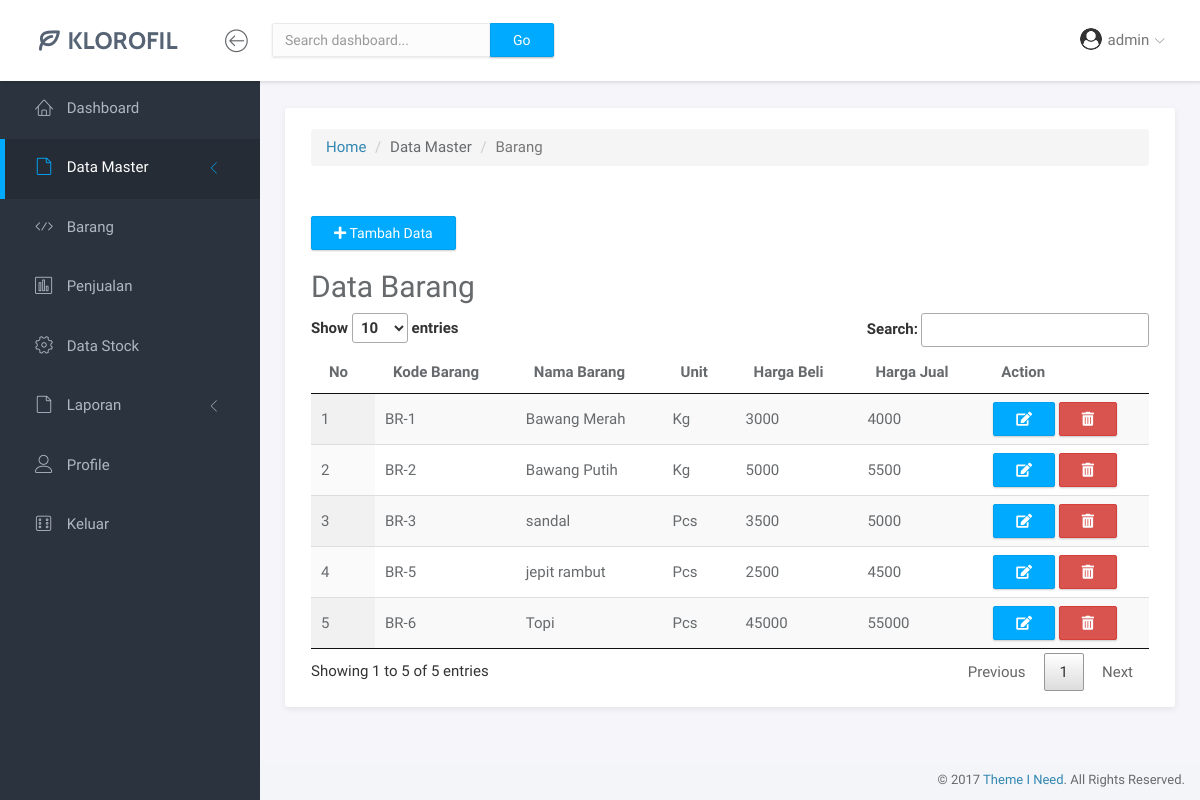
The page /2-Dashboard-BeliBarang.php (signed in) on the database as committed earlier.
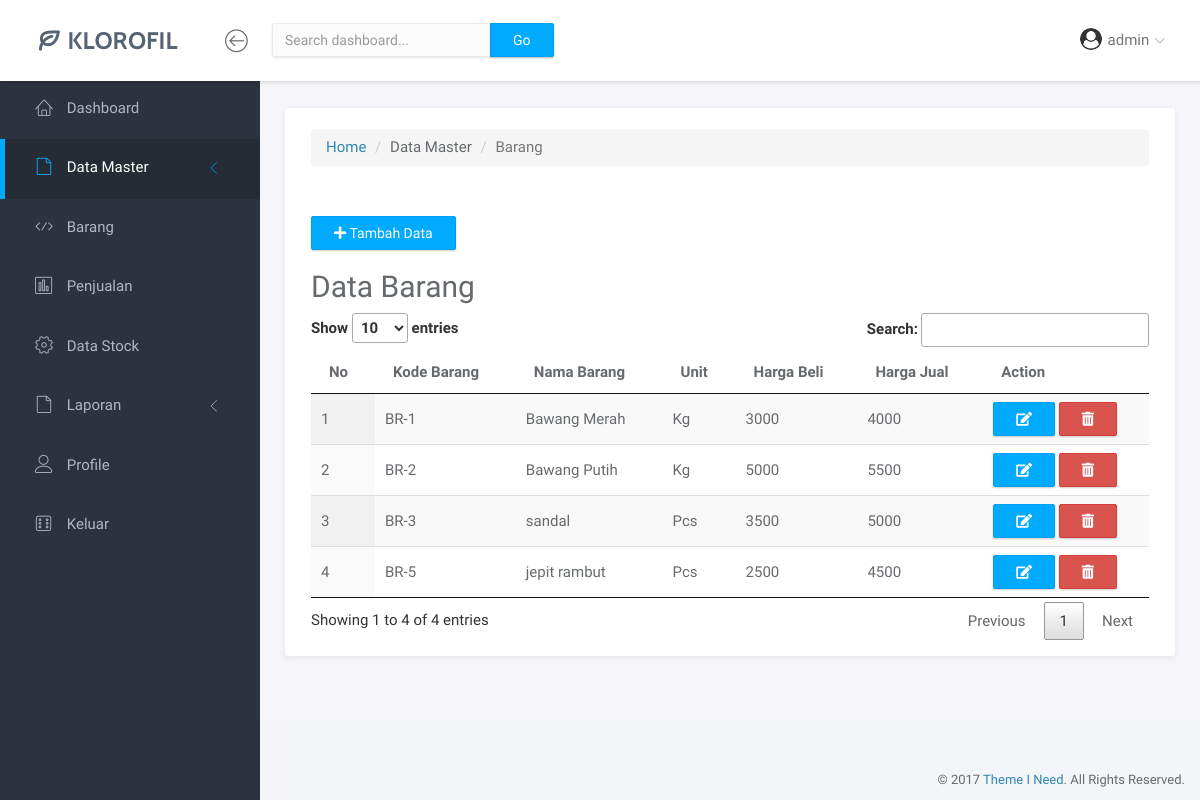
The same page on the database as committed later.
### tables this page shows
CREATE TABLE `identitas_barang` (
  `Kode_Barang` varchar(12) NOT NULL,
  `Nama_Barang` varchar(30) NOT NULL,
  `Unit` enum('Kg','Pcs') NOT NULL,
  `Harga_Beli` bigint(20) NOT NULL,
  `Harga_Jual` bigint(20) NOT NULL,
  `Quantity` bigint(20) DEFAULT NULL,
  `Total_Quantity` bigint(20) DEFAULT NULL,
  `deleted` tinyint(1) NOT NULL DEFAULT 0
);

### functions/functions-belibarang.php (called while the page is built, shortened)
<?php
$conn = mysqli_connect("localhost", "root", "", "kpdiana");
function query($query) {
	global $conn;
	$result = mysqli_query($conn, $query);
	$rows = [];
	while( $row = mysqli_fetch_assoc($result) ) {
		$rows[] = $row;
	}
	return $rows;
}
?>

### 2-Dashboard-BeliBarang.php (the view, shortened to what the changed rows need)
<?php
require 'functions/functions-belibarang.php';
$daftarbarang = query("SELECT * FROM identitas_barang WHERE deleted = 0");
?>
<!doctype html>
<html lang="en">
<head>
    <link rel="stylesheet" href="assets/vendor/bootstrap/css/bootstrap.min.css">
    <link rel="stylesheet" href="assets/vendor/fontawesome-free-5.15.3-web/css/all.css">
    <link rel="stylesheet" href="assets/vendor/linearicons/style.css">
    <link rel="stylesheet" href="assets/vendor/chartist/css/chartist-custom.css">
    <link rel="stylesheet" href="assets/css/main.css">
    <link rel="stylesheet" href="assets/css/demo.css">
    <link rel="stylesheet" href="assets/vendor/datatables/jquery.dataTables.min.css">
</head>
<body>
    <div id="wrapper">
        <div class="main">
            <div class="main-content">
                <div class="container-fluid">
                    <div class="panel panel-headline">
                        <div class="panel-body">
                            <div class="row">
                                <div class="col-md-12">
                                    <button type="button" class="btn btn-primary" data-toggle="modal" data-target="#exampleModal"> <i class="fas fa-plus"></i> Tambah Data</button>
                                    <h2>Data Barang</h2>
                                    <table id="table_barang" class="display">
                                        <thead>
                                            <tr>
                                                <th>No</th>
                                                <th>Kode Barang</th>
                                                <th>Nama Barang</th>
                                                <th>Unit</th>
                                                <th>Harga Beli</th>
                                                <th>Harga Jual</th>
                                                <th>Action</th>
                                            </tr>
                                        </thead>
                                        <tbody>
                                            <?php $i = 1; ?>
                                            <?php foreach($daftarbarang as $barang): ?>
                                            <tr>
                                                <td><?= $i ?></td>
                                                <td><?= $barang['Kode_Barang'] ?></td>
                                                <td><?= $barang['Nama_Barang'] ?></td>
                                                <td><?= $barang['Unit'] ?></td>
                                                <td><?= $barang['Harga_Beli'] ?></td>
                                                <td><?= $barang['Harga_Jual'] ?></td>
                                                <td>
                                                    <button type="button" class="btn btn-primary" data-toggle="modal" data-target="#editModal" data-whatever="<?= $barang['Kode_Barang'] ?>_<?= $barang['Nama_Barang'] ?>_<?= $barang['Unit'] ?>_<?= $barang['Harga_Beli'] ?>_<?= $barang['Harga_Jual'] ?>"><i class="fas fa-edit"></i></button>
                                                    <button type="button" class="btn btn-danger" data-toggle="modal" data-target="#deleteModal" data-whatever="<?= $barang['Kode_Barang'] ?>_<?= $barang['Nama_Barang'] ?>"><i class="fas fa-trash-alt"></i></button>
                                                </td>
                                            </tr>
                                            <?php $i++; ?>
                                            <?php endforeach ?>
                                        </tbody>
                                    </table>
                                </div>
                            </div>
                        </div>
                    </div>
                </div>
            </div>
        </div>
    </div>
</body>
</html>

Rows that differ between the two databases and show on the page:
no longer on this page (row edited): identitas_barang: Kode_Barang "BR-6", Nama_Barang "Topi", Unit "Pcs", Harga_Beli "45000", Harga_Jual "55000"
Other text that changed with them:
text written by a page script: "Show entries Search: Showing 1 to 5 of 5 entries Previous 1 Next" → "Show entries Search: Showing 1 to 4 of 4 entries Previous 1 Next"
